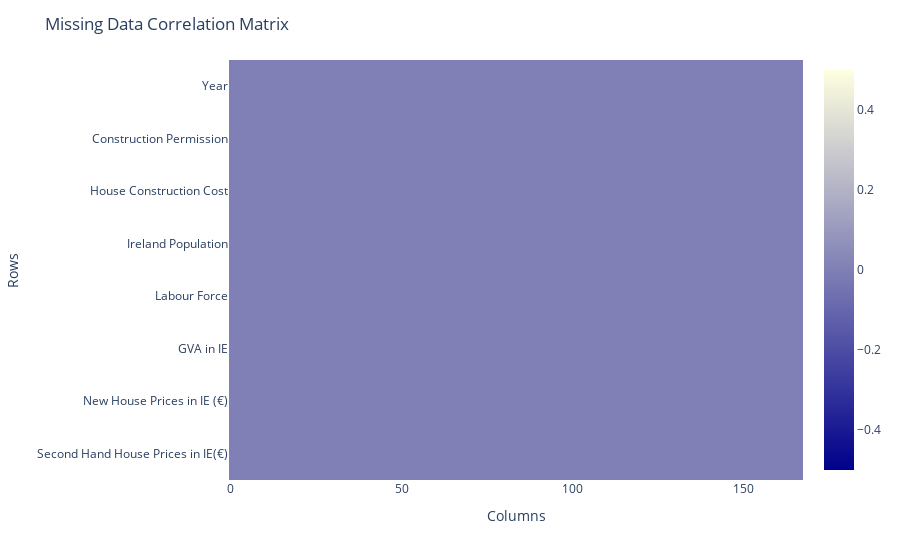

Write notebook code for a chart like this one.
### Code cell
import plotly.express as px

# Visualize the correlation of missing data between columns
fig = px.imshow(imputed_df.isnull().T, labels=dict(x="Columns", y="Rows"), color_continuous_scale=["darkblue", "lightyellow"])

# Set the title of the figure
fig.update_layout(title="Missing Data Correlation Matrix")

# Change the position of the x-axis labels
fig.update_xaxes(side="bottom")

# Change the x-axis label rotation to 0 degrees
fig.update_xaxes(tickangle=0)

# Show the plot
fig.show()

### Figure 1 — Plotly figure (JSON) as saved in the notebook; plotly's stock layout.template omitted (floating-point values rounded to 4 significant figures; data arrays with more than 128 entries replaced by an {"elided": "..."} marker saying what was removed)
{"data": [{"coloraxis": "coloraxis", "hovertemplate": "Columns: %{x}<br>Rows: %{y}<br>color: %{z}<extra></extra>", "name": "0", "type": "heatmap", "x": {"elided": "168 int values"}, "xaxis": "x", "y": ["Year", "Construction Permission", "House Construction Cost", "Ireland Population", "Labour Force", "GVA in IE", "New House Prices in IE (€)", "Second Hand House Prices in IE(€)"], "yaxis": "y", "z": {"elided": "8x168 int values"}}], "layout": {"coloraxis": {"colorscale": [[0, "darkblue"], [1, "lightyellow"]]}, "margin": {"t": 60}, "title": {"text": "Missing Data Correlation Matrix"}, "xaxis": {"anchor": "y", "constrain": "domain", "domain": [0, 1], "scaleanchor": "y", "side": "bottom", "tickangle": 0, "title": {"text": "Columns"}}, "yaxis": {"anchor": "x", "autorange": "reversed", "constrain": "domain", "domain": [0, 1], "title": {"text": "Rows"}}}}
